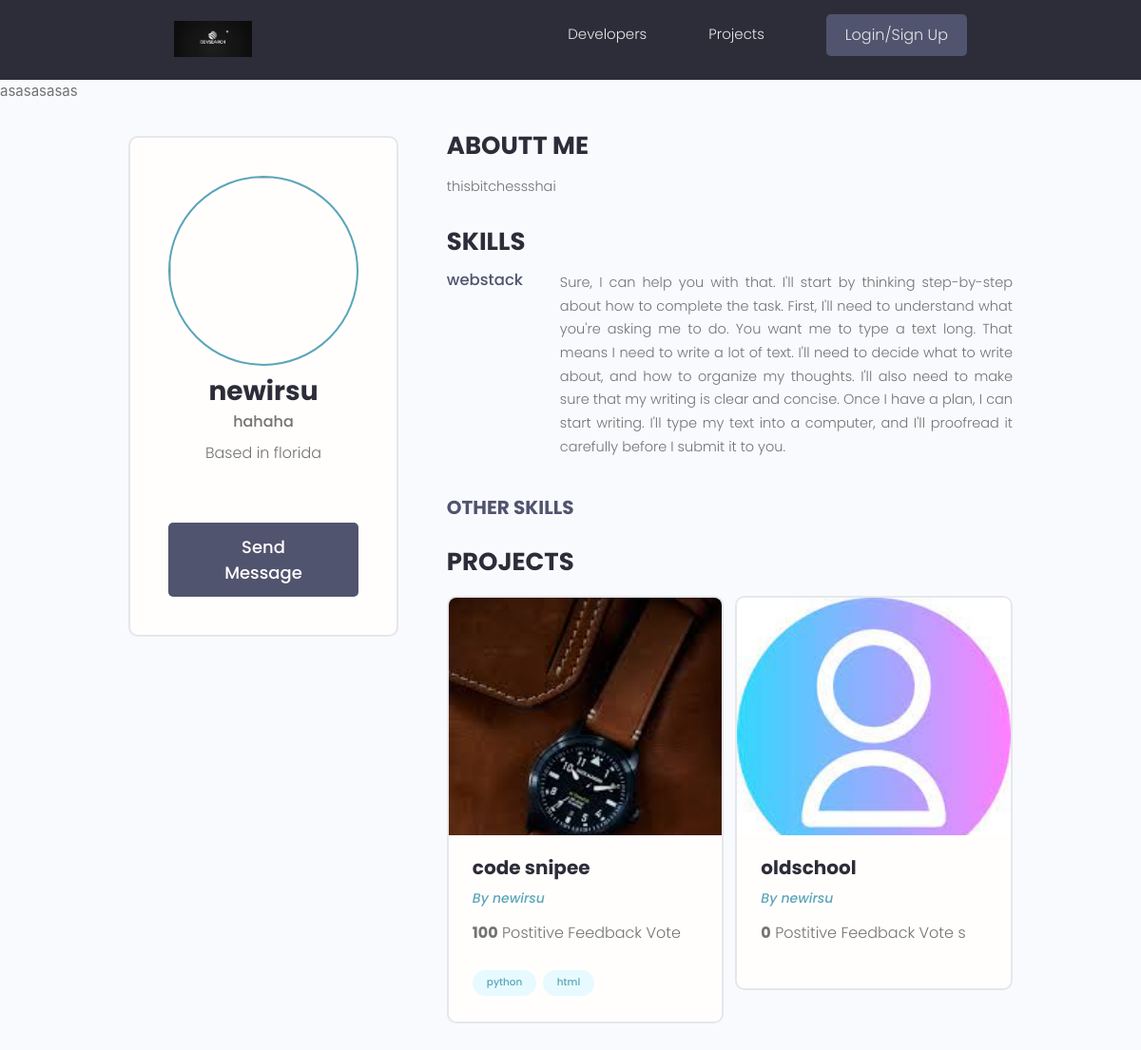
/profile/dafddaed-7173-4286-b40c-9f049b702a76/, run on the app's committed database.
### users/models.py (models this page shows, shortened)
class Profile(models.Model):
    user = models.OneToOneField(User, on_delete=models.CASCADE)
    name = models.CharField(max_length=200, blank=True, null=True)
    email = models.EmailField(max_length=500, blank=True)
    short_intro = models.CharField(max_length=500, blank=True, null=True)
    bio = models.TextField(blank=True, null=True)
    username = models.CharField(max_length=200, blank=True, null=True)
    location = models.CharField(max_length=200, blank=True, null=True)
    profile_image = models.ImageField(null=True, blank=True, upload_to='profiles/', default="profiles/serr.jpg")
    social_github = models.CharField(max_length=200, blank=True, null=True)
    social_twitter = models.CharField(max_length=200, blank=True, null=True)
    social_linkedin = models.CharField(max_length=200, blank=True, null=True)  # Corrected typo in the field name
    social_website = models.CharField(max_length=200, blank=True, null=True)
    created = models.DateTimeField(auto_now_add=True)
    id = models.UUIDField(default=uuid.uuid4, unique=True, primary_key=True, editable=False)

class Skill(models.Model):
    owner = models.ForeignKey(Profile, on_delete=models.CASCADE, null=True, blank=True)
    name = models.CharField(max_length=200, blank=True, null=True)
    description = models.TextField(null=True, blank=True)
    created = models.DateTimeField(auto_now_add=True)
    id = models.UUIDField(default=uuid.uuid4, unique=True, primary_key=True, editable=False)

### projects/models.py (models this page shows, shortened)
class Project(models.Model):
    owner = models.ForeignKey(Profile, null=True, blank=True, on_delete=models.CASCADE)
    title = models.CharField(max_length=200)
    description = models.TextField(null=True, blank=True)
    featured_image = models.ImageField(null=True, blank=True, default="default.jpg")
    demo_link = models.CharField(max_length=2000, null=True, blank=True)
    source_link = models.CharField(max_length=2000, null=True, blank=True)
    tags = models.ManyToManyField('Tag', blank=True)
    vote_total = models.IntegerField(default=0, null=True, blank=True)
    vote_ratio = models.IntegerField(default=0, null=True, blank=True)
    created = models.DateTimeField(auto_now_add=True)
    id = models.UUIDField(default=uuid.uuid4, unique=True, primary_key=True, editable=False)
    class Meta:
        ordering = ['-vote_ratio', '-vote_total', 'title']
    @property
    def imageURL(self):
        try:
            url = self.featured_image.url
        except:
            url = ''
        return url

class Tag(models.Model):
    name = models.CharField(max_length=200)
    created = models.DateTimeField(auto_now_add=True)
    id = models.UUIDField(default=uuid.uuid4, unique=True, primary_key=True, editable=False)
    def __str__(self):
        return self.name

### users/views.py (the view)
# urls.py: path('profile/<str:pk>/', views.userProfile, name = "user-profile"),
def userProfile(request,pk):
    profile = Profile.objects.get(id=pk)
    topSkills = profile.skill_set.exclude(description__exact="")
    otherSkills = profile.skill_set.filter(description ="")
    context = {'profile':profile, 'topSkills' :topSkills,"otherSkills":otherSkills}
    return render(request, 'users/user-profile.html',context)

### users/templates/users/user-profile.html (shortened to what this page needs)
{%extends 'main.html'%}
{% block content %}
asasasasas
<main class="profile my-md">
    <div class="container">
      <div class="layout">
        <div class="column column--1of3">
          <div class="card text-center">
            <div class="card__body dev">
              <img class="avatar avatar--xl" src="{{profile.imageURL}}" />
              <h2 class="dev__name">{{profile.name}}</h2>
              <p class="dev__title">{{profile.short_intro}}</p>
              <p class="dev__location">Based in {{profile.location}}</p>
              <a href="{% url 'create-message' profile.id %}" class="btn btn--sub btn--lg">Send Message </a>
            </div>
          </div>
        </div>
        <div class="column column--2of3">
          <div class="devInfo">
            <h3 class="devInfo__title">Aboutt Me</h3>
            <p class="devInfo__about">this{{profile.bio}}</p>
          </div>
          <div class="devInfo">
            <h3 class="devInfo__title">Skills</h3>
            <div class="devInfo__skills">
                {%for skill in topSkills%}
              <div class="devSkill">
                <h4 class="devSkill__title">{{skill.name}}</h4>
                <p class="devSkill__info">
                 {{skill.description}}
                </p>
              </div>
              {%endfor%}
              <h3 class="devInfo__subtitle">Other Skills</h3>
            </div>
          </div>
          <div class="devInfo">
            <h3 class="devInfo__title">Projects</h3>
            <div class="grid grid--two">
{%for project in profile.project_set.all %}
              <div class="column">
                <div class="card project">
                  <a href="{ url 'project' project.id}" class="project">
                    <img class="project__thumbnail" src="{{project.imageURL}}" alt="project thumbnail" />
                    <div class="card__body">
                      <h3 class="project__title">{{project.title}}</h3>
                      <p><a class="project__author" href="{% url 'user-profile' project.owner.id%}">By {{project.owner.name}}</a></p>
                      <p class="project--rating">
                        <span style="font-weight: bold;">{{project.vote_ratio}}</span> Postitive
                        Feedback {{project.vot_total}} Vote {{project.vote_total|pluralize:"s"}}
                      </p>
                      <div class="project__tags">
                        {%for tag in project.tags.all%}
                        <span class="tag tag--pill tag--main">
                          <small>{{tag}}</small>
                        </span>
                      {%endfor%}
                      </div>
                    </div>
                  </a>
                </div>
              </div>
             {%endfor%}
              </div>
            </div>
          </div>
        </div>
      </div>
  </main>
{% endblock content %}

### static/styles/app.css (style rules this page uses)
:root { --color-sub: #2d2d39; }
.btn--sub { background-color: var(--color-sub-light); }
.card { border: 2px solid var(--color-light); }
img { width: 100%; }
.profile .card > .dev { padding: 4rem; }
.dev__name { color: var(--color-sub); font-size: 2.8rem; font-weight: 700; margin-top: 1rem; margin-bottom: 0.5rem; }
.dev__title { font-size: 1.6rem; font-weight: 500; line-height: 1.3; }
.dev__location { margin-top: 1rem; }
.devInfo { margin-bottom: 3rem; }
.devInfo__title, .devInfo__subtitle { font-size: 2.6rem; color: var(--color-sub); text-transform: uppercase; font-weight: 700; margin-bottom: 1.5rem; }
.devInfo__subtitle { font-size: 2rem; color: var(--color-sub-light); }
.devInfo__about, .devSkill__info { font-size: 1.45rem; line-height: 1.7; text-align: justify; }
.devSkill { margin-bottom: 3rem; }
.devSkill__title { font-size: 1.65rem; font-weight: 500; color: var(--color-sub-light); }
@media screen and (min-width: 700px) { .devSkill { display: flex; justify-content: space-between; gap: 3rem; } }
@media screen and (min-width: 700px) { .devSkill__info { flex-basis: 80%; } }
.project__author { font-size: 1.4rem; font-style: italic; }
.project--rating { margin-bottom: 1.6em; margin-top: .5em; }
.project__thumbnail { height: 25rem; object-fit: cover; object-position: top center; }
.project__title { font-size: 2rem; font-weight: 700; color: var(--color-sub); }

### static/uikit/styles/modules/_variables.css (style rules this page uses)
:root { --color-main: #5aa5b9; --color-main-light: #e6faff; --color-sub: #3f4156; --color-sub-light: #51546e; --color-sub-lighter: #ededfd; --color-text: #737373; --color-gray: #8b8b8b; --color-light: #e5e7eb; --color-light-gray: #767676; --color-bg: #f8fafd; --color-white: #fffefd; --color-white-light: #f3f3f3; --color-success: #359e64; --color-success-bg: #def8e8; --color-error: #fc4b0b; --color-error-bg: #fff2ee; --font-base: 'Poppins', arial, helvetica, 'Segoe UI', roboto, ubuntu, sans-serif; --font-monospace: 'Fira Code', 'Courier New', courier, monospace; --font-regular: 300; --font-medium: 500; --font-bold: 700; --generic-shadow: 1px 1px 5px #00000010; --generic-transition: all 0.3s ease-in-out; }

### static/uikit/styles/modules/_base.css (style rules this page uses)
* { margin: 0; padding: 0; box-sizing: border-box; text-rendering: optimizeLegibility; color: inherit; font-size: inherit; }
html { font-size: 50%; }
@media only screen and (min-width: 480px) { html { font-size: 56.25%; } }
@media only screen and (min-width: 1200px) { html { font-size: 62.5%; } }
body { line-height: 1.6; font-weight: 400; font-size: 1.5rem; color: var(--color-text); background-color: var(--color-bg); min-height: 100vh; }

### static/uikit/styles/modules/_typography.css (style rules this page uses)
* { font-family: var(--font-base); }
h2 { font-size: 3.6rem; font-weight: var(--font-bold); }
h3 { font-size: 3.2rem; font-weight: var(--font-medium); }
h4 { font-size: 2.8rem; font-weight: var(--font-medium); }
p, span, strong { font-size: 1.6rem; color: var(--color-text); font-weight: var(--font-regular); }
a { padding-bottom: 2px; text-decoration: none; display: inline-block; color: var(--color-main); font-weight: var(--font-medium); }

### static/uikit/styles/modules/_utilities.css (style rules this page uses)
.container { width: 92%; max-width: 165rem; margin: 0 auto; box-sizing: border-box; }
@media screen and (min-width: 1000px) { .container { width: 90%; } }
@media screen and (min-width: 1200px) { .container { width: 80%; } }
.text-center { text-align: center; }
.my-md { margin: 3rem auto; }

### static/uikit/styles/modules/_avatar.css (style rules this page uses)
.avatar { border-radius: 50%; border: 2px solid var(--color-main); object-fit: cover; }
.avatar--xl { height: 20rem; width: 20rem; }

### static/uikit/styles/modules/_button.css (style rules this page uses)
.btn { display: inline-block; position: relative; cursor: pointer; background-color: var(--color-light); font-weight: var(--font-medium); color: var(--color-sub); text-decoration: none; padding: 1rem 2rem; border-radius: 0.5rem; border: none; width: -webkit-fit-content; width: -moz-fit-content; width: fit-content; height: -webkit-fit-content; height: -moz-fit-content; height: fit-content; font-size: 1.6rem; outline-width: 0; outline-color: transparent; -webkit-backface-visibility: hidden; backface-visibility: hidden; transition: all 0.3s ease-in-out; }
.btn--sub { background-color: var(--color-sub); color: var(--color-white); }
.btn--lg { font-size: 1.8rem; padding: 1.2rem 4.5rem; }

### static/uikit/styles/modules/_card.css (style rules this page uses)
.card { border-radius: 1rem; background-color: var(--color-white); border: 1.5px solid var(--color-light); width: auto; height: auto; margin-top: 0.5rem; margin-bottom: 0.5rem; overflow: hidden; }
.card__body, .card__header { padding: 2rem 2.5rem; }

### data on the page
Profile: name "newirsu", short_intro "hahaha", location "florida", bio "bitchessshai"
Skill: name "webstack", description "Sure, I can help you with that. I'll start by thinking step-by-step about how to complete the task. First, I'll need to understand what you're asking me to do. You want me to type a text long. That means I need to write a lot of text. I'll need to decide what to write about, and how to organize my thoughts. I'll also need to make sure that my writing is clear and concise. Once I have a plan, I can start writing. I'll type my text into a computer, and I'll proofread it carefully before I submit it to you."
Project: imageURL (picture), title "code snipee", owner.name "newirsu", vote_ratio "100"
Tag: name "python"
Tag: name "html"
Project: imageURL (placeholder picture), title "oldschool", owner.name "newirsu", vote_ratio "0"
